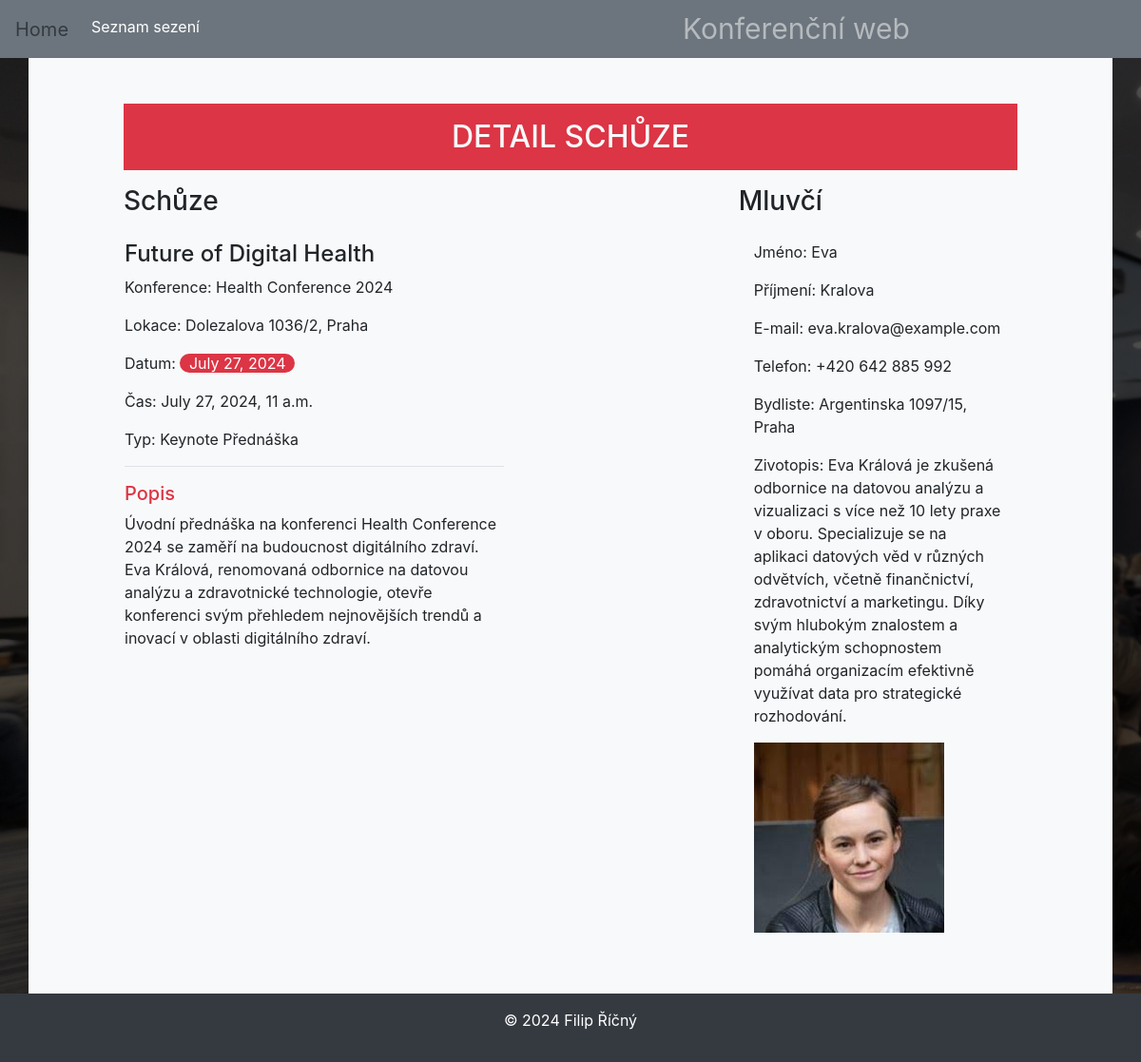
Page /udalosti/detail/1 on the committed database.
### udalosti/models.py (models this page shows, shortened)
class Session(models.Model):
    SESSION_TYPE = [
        ("Keynote Přednáška", "Keynote Přednáška"),
        ("Panelová Diskuze", "Panelová Diskuze"),
        ("Workshop", "Workshop"),
        ("Posterové Sezení", "Posterové Sezení"),
        ("Breakout Sezení", "Breakout Sezení"),
        ("Q&A Session", "Q&A Session"),
        ("Roundtable Diskuze", "Roundtable Diskuze"),
        ("Lightning Talks", "Lightning Talks"),
    ]
    nazev = models.CharField(max_length=100, unique=True, verbose_name="Název schůze", help_text="Zadejte název schůze",
                             error_messages={'blank': 'Název musí být vyplněn'}, blank=False)
    cas = models.DateTimeField(verbose_name="Čas schůze", blank=False)
    speaker = models.ForeignKey(Speaker, on_delete=models.CASCADE, verbose_name="Mluvčí", blank=False)
    conference = models.ForeignKey(Conference, on_delete=models.CASCADE, verbose_name="Konference", blank=False)
    typ = models.CharField(verbose_name="Typ schůze", default="Workshop", max_length=20, choices=SESSION_TYPE,
                           blank=False)
    description = models.TextField(blank=True, verbose_name="Popis schůze", help_text="Zadejte popis schůze")
    class Meta:
        ordering = ['nazev']
        verbose_name = 'Schůze'
        verbose_name_plural = 'Schůze'

class Conference(models.Model):
    nazev = models.CharField(max_length=100, unique=True, verbose_name="Název konference",
                             help_text="Zadejte název konference", error_messages={'blank': 'Název musí být vyplněn'},
                             blank=False)
    lokace = models.CharField(max_length=200, verbose_name="Lokace konference", help_text="Zadejte lokaci konference",
                              error_messages={'blank': 'Lokace musí být vyplněna'}, blank=False)
    datum = models.DateField(verbose_name='Datum konference', help_text='Zadejte datum konference', blank=False)
    logo = models.ImageField(blank=True, upload_to='loga', verbose_name='Logo konference',
                             help_text='Zadejte logo konference')
    description = models.TextField(blank=True, verbose_name="Popis konference", help_text="Zadejte popis konference")
    class Meta:
        ordering = ['nazev']
        verbose_name = 'Konference'
        verbose_name_plural = 'Konference'

class Speaker(models.Model):
    jmeno = models.CharField(max_length=50, verbose_name="Jméno mluvícího", help_text="Zadejte jméno mluvčiho",
                             error_messages={'blank': 'Jméno musí být vyplněno'}, blank=False)
    prijmeni = models.CharField(max_length=50, verbose_name="Příjmeni mluvícího", help_text="Zadejte příjmení mluvčiho",
                                error_messages={'blank': 'Příjmení musí být vyplněno'}, blank=False)
    narozeni = models.DateField(verbose_name='Datum narození', help_text='Zadejte datum narození', blank=False)
    telefon = models.CharField(max_length=16, verbose_name='Telefon klienta',
                               help_text='Zadejte telefon v podobě: +420 777 777 777', blank=True,
                               validators=[TELEFON_REGEX])
    bydliste = models.CharField(max_length=200, verbose_name='Adresa', help_text='Zadejte adresu mluvčího', blank=False)
    email = models.EmailField(max_length=254, verbose_name='E-mail', help_text='Zadejte e-mailovou adresu mluvčího',
                              validators=[EmailValidator('Neplatný e-mail.')], blank=False)
    foto = models.ImageField(null=True, blank=True, verbose_name='Fotka mluvčího',
                             help_text='Zde můžete vložit fotografii mluvčího', upload_to='speaker/')
    zivotopis = models.TextField(blank=True, verbose_name='Životopis', help_text='Zadejte další životopis mluvčího')
    class Meta:
        ordering = ['prijmeni', 'jmeno']
        verbose_name = 'Mluvčí'
        verbose_name_plural = 'Mluvčí'

### udalosti/views.py (the view)
# urls.py: path('detail/<int:pk>', views.SessionDetailView.as_view(), name='session_detail'),
class SessionDetailView(DetailView):
        model = Session
        template_name ='session/detail.html'
        context_object_name ='session'

### udalosti/templates/session/detail.html (shortened to what this page needs)
{% extends 'base.html' %}
{% block content %}
    <h2 class="bg-danger text-light text-center text-uppercase p-3">Detail schůze</h2>
    <div class="row mt-3">
        <div class="col-lg-8">
            <h3>Schůze</h3>
            <div class="row">
                <div class="col-lg-8 p-3">
                    <h4>{{ session.nazev }}</h4>
                    <p>Konference: {{ session.conference.nazev }}</p>
                    <p>Lokace: {{ session.conference.lokace }}</p>
                    <p>Datum: <span class="badge-pill badge-danger">{{ session.conference.datum }}</span></p>
                    <p>Čas: {{ session.cas }}</p>
                    <p>Typ: {{ session.get_typ_display }}</p>
                    <h5 class="border-top pt-3 text-danger">Popis</h5>
                    <p>{{ session.description }}</p>
                </div>
            </div>
        </div>
    <div class="col-lg-4">
            <h3>Mluvčí</h3>
            <div class="bg-light p-3">
                    <p>Jméno: {{ session.speaker.jmeno }}</p>
                    <p>Příjmení: {{ session.speaker.prijmeni }}</p>
                    <p>E-mail: {{ session.speaker.email }}</p>
                    <p>Telefon: {{ session.speaker.telefon }}</p>
                        <p> Bydliste: {{ session.speaker.bydliste }}</p>
                    <p> Zivotopis: {{ session.speaker.zivotopis }}</p>
                <div>
                    {% if session.speaker.foto %}
                        <img src="{{ session.speaker.foto.url }}"
                             alt="Foto {{ session.speaker.jmeno }} {{ session.speaker.prijmeni }}"
                             style="width: 200px; height: 200px" class="img-fluid">
                    {% else %}
                        <p>Fotka není k dispozici.</p>
                    {% endif %}
                </div>
            </div>
        </div>
    </div>
{% endblock %}

### udalosti/static/css/styles.css (style rules this page uses)
body { background-image: url("../img/download.jpeg"); background-size: cover; background-repeat: no-repeat; background-attachment: fixed; backdrop-filter: brightness(30%); }

### rows in the picture
Session: nazev "Future of Digital Health", conference.nazev "Health Conference 2024", conference.lokace "Dolezalova 1036/2, Praha", conference.datum "July 27, 2024", cas "July 27, 2024, 11 a.m.", typ "Keynote Přednáška", description "Úvodní přednáška na konferenci Health Conference 2024 se zaměří na budoucnost digitálního zdraví. Eva Králová, renomovaná odbornice na datovou analýzu a zdravotnické technologie, otevře konferenci svým přehledem nejnovějších trendů a inovací v oblasti digitálního zdraví.", speaker.jmeno "Eva", speaker.prijmeni "Kralova", speaker.email "eva.kralova@example.com", speaker.telefon "+420 642 885 992", speaker.bydliste "Argentinska 1097/15, Praha", speaker.zivotopis "Eva Králová je zkušená odbornice na datovou analýzu a vizualizaci s více než 10 lety praxe v oboru. Specializuje se na aplikaci datových věd v různých odvětvích, včetně finančnictví, zdravotnictví a marketingu. Díky svým hlubokým znalostem a analytickým schopnostem pomáhá organizacím efektivně využívat data pro strategické rozhodování.", speaker.foto (picture)
